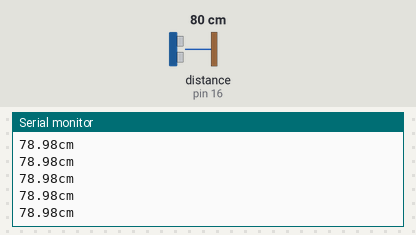
Recording of a sketch running on a simulated Arduino Uno, built with avr-gcc and run on an emulated ATmega328P. Shown: the last lines printed to the serial monitor. Wiring (inferred from the names in the program): ultrasonic range finder: trigger pin 12; echo pin 16. Inputs (shaded band) come from the test bench; at power-on: distance to the obstacle (sensor on pin 16) 80 cm. The echo pulse lasts 58.3 µs per cm.

Above: at 1.2 s.
1.3 s: distance to the obstacle (sensor on pin 16) set to 299 cm
At 1.62 s:
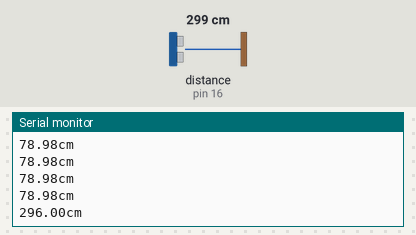
4.3 s: distance to the obstacle (sensor on pin 16) set to 2 cm
At 4.45 s:
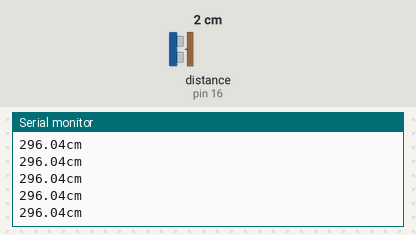
Timing chart, 0 to 7.3 s (numbered marks = the images above; inputs shaded):
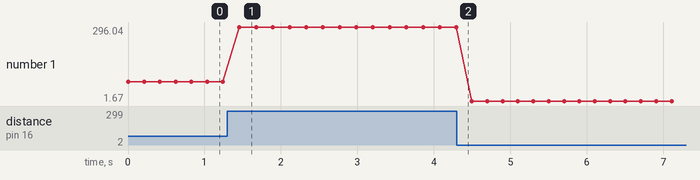

Measured:
- after the input at 1.3 s, the serial monitor: prints a new line after 0.16 s (image 1)
- plotted number 1: 78.98 → 296.04 after the input at 1.3 s, 296.04 → 1.67 after the input at 4.3 s

The sketch:

ultrasonic_sensor.ino
```cpp
/* X_Car */
/* Hàm đọc cảm biến siêu âm HC-SR04 */

/* Chân trig của HC-SR04 */
#define trigPin 12
/* Chân echo của HC-SR04 */
#define echoPin 16

void setup()
{
  /* Giao tiếp Serial với baudrate 9600 */
  Serial.begin(9600);

  /* chân trig sẽ phát tín hiệu */
  pinMode(trigPin, OUTPUT);
  /* chân echo sẽ nhận tín hiệu */
  pinMode(echoPin, INPUT);
}

void loop()
{
  /* Đọc và in kết quả ra Serial Monitor */
  Serial.print(readUltrasonicSensor(trigPin, echoPin));
  Serial.println("cm");
  delay(200);
}

/* Hàm đọc cảm biến
 * Tham số: Chân trig và echo của cảm biến
 * Trả về: Khoảng cách đo được, đơn vị cm */
float readUltrasonicSensor(int trig, int echo)
{
  /* Biến đo thời gian */
  unsigned long duration;
  /* Biến lưu khoảng cách */
  float distance;

  /* Phát xung từ chân trig */
  digitalWrite(trig, LOW);
  delayMicroseconds(2);
  digitalWrite(trig, HIGH);
  /* Xung có độ dài 5 microSeconds */
  delayMicroseconds(5);
  digitalWrite(trig, LOW);

  /* Tính toán thời gian */
  /* Đo độ rộng xung HIGH ở chân echo */
  duration = pulseIn(echo, HIGH);
  /* Tính khoảng cách đến vật */
  distance = duration/2/29.412;

  return distance;
}
```
